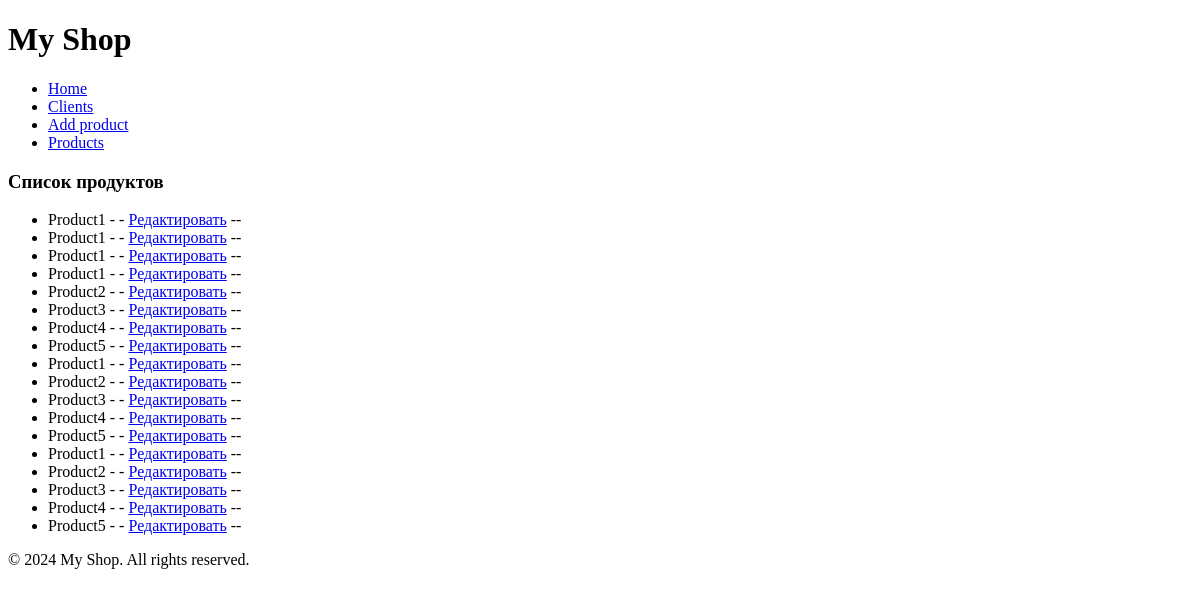
Page /shop/products/ on the earlier database version.
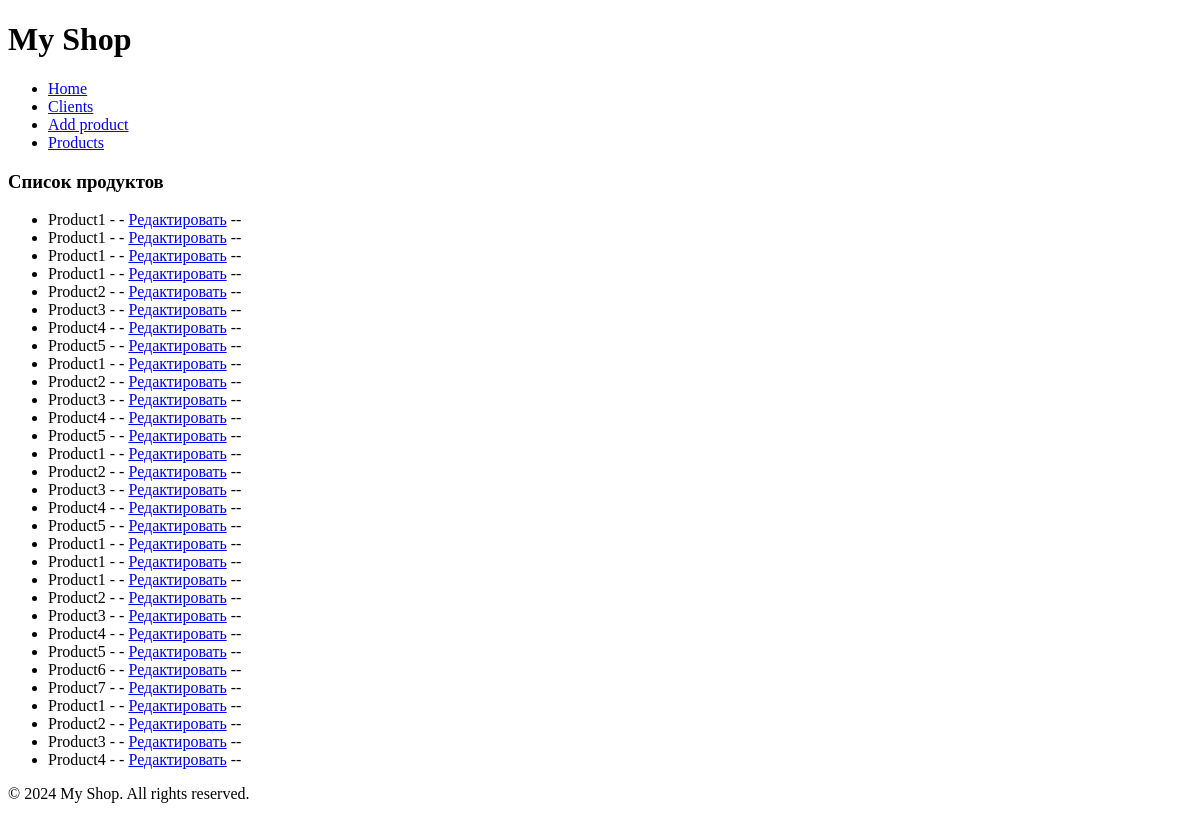
Same page on the later database version.
### myshopapp/models.py (models this page shows, shortened)
class Product(models.Model):
    name = models.CharField(max_length=100)
    description = models.TextField()
    price = models.DecimalField(max_digits=10, decimal_places=2)
    count = models.IntegerField()
    added_date = models.DateTimeField(default=timezone.now)
    img = models.ImageField(upload_to='product_images/', blank=True, null=True)

### myshopapp/views.py (the view)
# urls.py: path('products/', views.all_products, name='all_products'),
def all_products(request):
    products = Product.objects.all()
    return render(request, 'myshopapp/all_products.html', {'products': products})

### myshopapp/templates/myshopapp/all_products.html
{% extends 'base.html' %}
{% block content %}
<h3>Список продуктов</h3>
    <ul>
        {% for product in products %}
        <li>{{ product.name }} - - <a href="{% url 'edit_product' product.pk %}">Редактировать</a> -- </li>
        {% endfor %}
    </ul>
{% endblock %}

Differences in the rows shown:
added Product: name "Product1"
added Product: name "Product1"
added Product: name "Product1"
added Product: name "Product2"
added Product: name "Product3"
added Product: name "Product4"
added Product: name "Product5"
added Product: name "Product6"
added Product: name "Product7"
added Product: name "Product1"
added Product: name "Product2"
added Product: name "Product3"
added Product: name "Product4"
